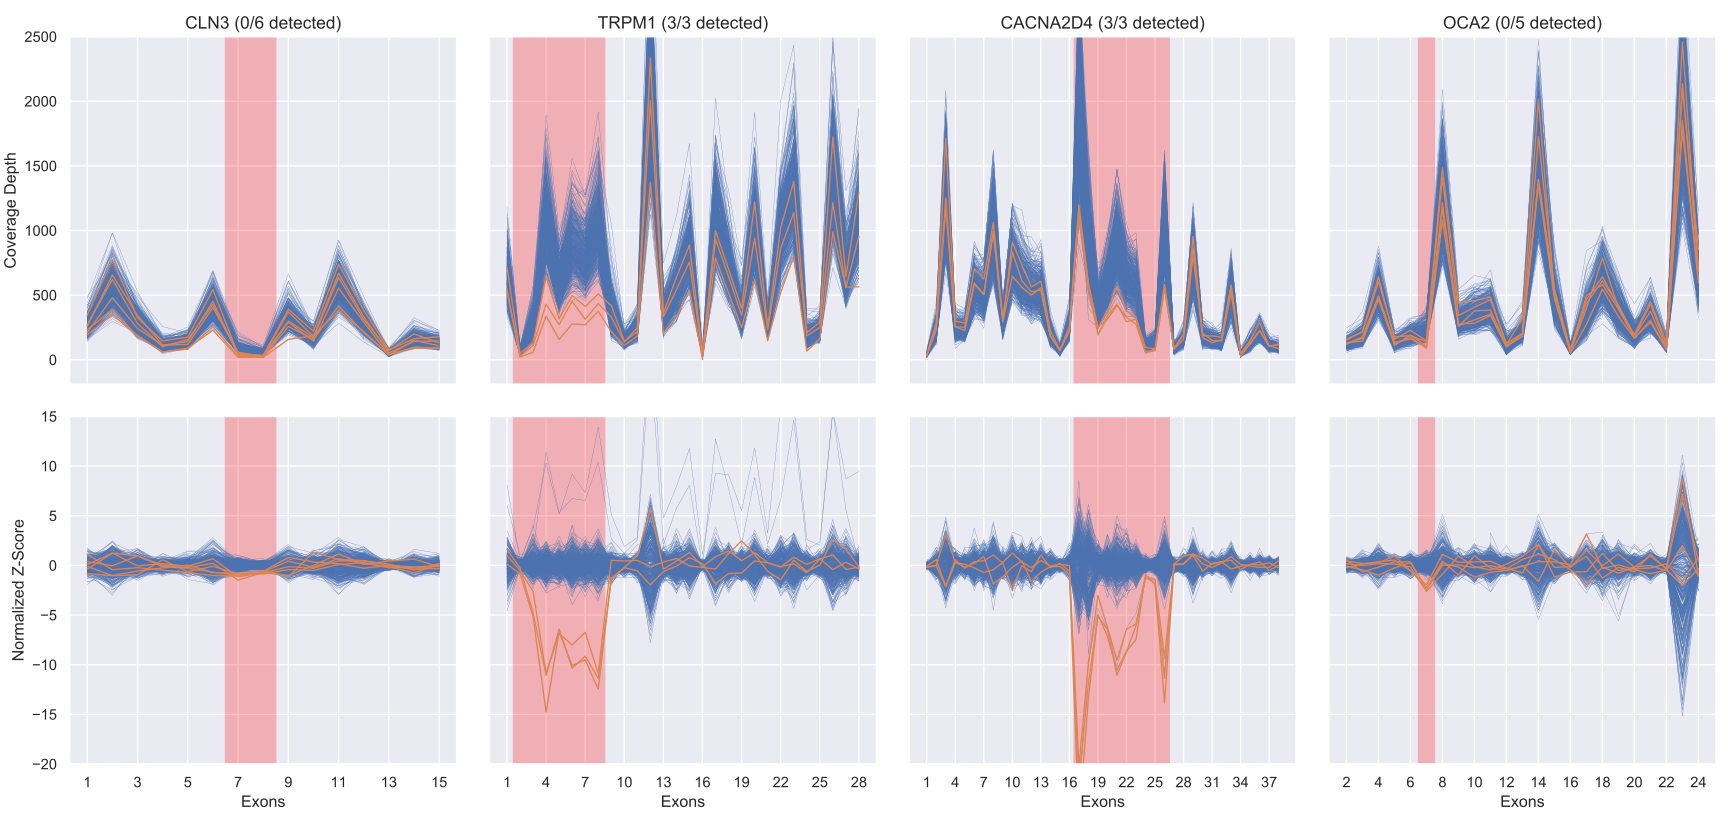

Here is the Python script that generated this plot:
# -*- coding: utf-8 -*-
"""
Created on Tue Dec 11 16:48:38 2018

@author: nkwang

Figure 3. Detection of deletion controls identified by gel analysis
"""

import seaborn as sns
import matplotlib.pyplot as plt
import pandas as pd

sns.set()

df = pd.read_csv(r'C:\Users\MVL\OneDrive\MVL\CNV Manuscript\data\unfiltered\DATA.same_filtered.txt', sep='\t')
df_zscore = pd.read_csv(r'C:\Users\MVL\OneDrive\MVL\CNV Manuscript\data\unfiltered\DATA.PCA_normalized.filtered.sample_zscores.txt', sep='\t')

titles = ['CLN3 (0/6 detected)','TRPM1 (3/3 detected)','CACNA2D4 (3/3 detected)',
          'OCA2 (0/5 detected)','PRPF31','EYS']
region = [(6226,6240),(5808,5835),(5074,5111),(5785,5807),(7001,7013),(3111,3152)]
sample_list = [['18-2264','17-1117','17-2519','18-0337','18-0937','18-2388'],
               ['17-1519','18-1466','18-2433'],
               ['17-1807','18-1403','18-2433'],
               ['17-1278','17-2656','17-3137','18-1203','18-2990'],
               ['18-2275','18-2785','18-1389'],
               ['18-2329','18-2711']]
CNV_region = [(6.5,8.5),(1.5,8.5),(16.5,26.5),(6.5,7.5),(0,0),(0,0)]

df.columns.values[0]='Sample'
#df.columns.values[1:]=list(range(1,len(df.columns)))
df['Sample'], df['Run'] = df['Sample'].str.split('.').str
df_zscore.columns.values[0]='Sample'
#df.columns.values[1:]=list(range(1,len(df.columns)))
df_zscore['Sample'], df_zscore['Run'] = df_zscore['Sample'].str.split('.').str

num_plots=4

fig, axes = plt.subplots(2, num_plots, figsize=(18,8.5), constrained_layout=True, sharey='row', sharex='col')
fig.suptitle('')
#plt.xticks(rotation=-15)

for i in range(num_plots):
    df['Sample CNV'] = 'Negative'
    for j in range(len(df)):
        if df.iloc[j,0] in sample_list[i]:
            df.iloc[j,-1] = 'Positive'
    df_region = df.iloc[:,[0, -2, -1]+list(range(region[i][0],region[i][1]+1))]
    if i == 3:
        df_region.columns.values[3:]=list(range(2,len(df_region.columns[3:])+2))[::-1]
    else:
        df_region.columns.values[3:]=list(range(1,len(df_region.columns[3:])+1))[::-1]
    tidy_df = pd.melt(df_region, id_vars=['Sample', 'Run', 'Sample CNV'],
                      var_name='ROI', value_name='Coverage Depth')
    p = sns.lineplot(x='ROI', y='Coverage Depth', data=tidy_df,
                        units='Sample', estimator=None,
                        hue='Sample CNV', size='Sample CNV',
                        sizes={'Negative':0.2,'Positive':1},
                        ax=axes[0,i],legend=False)
    p.set_title(titles[i], fontsize=13)
    p.axvspan(CNV_region[i][0], CNV_region[i][1], color='red', alpha=0.25)
    
#axes[0,0].set_yscale('log')
#axes[0,0].set_yticks([5,20,50,125,300,750,1500,3000])
#axes[0,0].get_yaxis().set_major_formatter(matplotlib.ticker.ScalarFormatter())
#axes[0,0].set_ylim(bottom=10)
axes[0,0].set_ylim(top=2500)

for i in range(num_plots):
    df_zscore['Sample CNV'] = 'Negative'
    for j in range(len(df_zscore)):
        if df_zscore.iloc[j,0] in sample_list[i]:
            df_zscore.iloc[j,-1] = 'Positive'
    df_region = df_zscore.iloc[:,[0, -2, -1]+list(range(region[i][0],region[i][1]+1))]
    if i == 3:
        exons = list(range(2,len(df_region.columns[3:])+2))
    else:
        exons = list(range(1,len(df_region.columns[3:])+1))
    df_region.columns.values[3:]=exons[::-1]
    if i == 1 or i == 2:
        exon_labels = exons[0::3]
    else:
        exon_labels = exons[0::2]
    tidy_df = pd.melt(df_region, id_vars=['Sample', 'Run', 'Sample CNV'],
                      var_name='ROI', value_name='Normalized Z-Score')
    p = sns.lineplot(x='ROI', y='Normalized Z-Score', data=tidy_df,
                    units='Sample', estimator=None,
                    hue='Sample CNV', size='Sample CNV',
                    sizes={'Negative':0.2,'Positive':1},
                    ax=axes[1,i],legend=False)
    p.set_xticks(exon_labels)
    p.set_xlabel('Exons')
    p.axvspan(CNV_region[i][0], CNV_region[i][1], color='red', alpha=0.25)

axes[1,0].set_ylim(-20,15)

print("Done")
